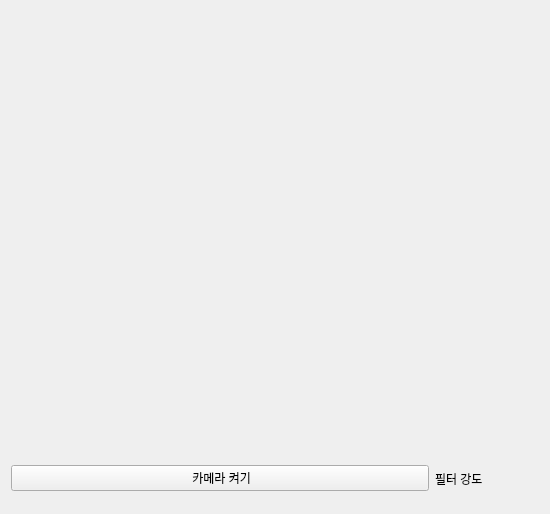
<?xml version="1.0" encoding="UTF-8"?>
<ui version="4.0">
 <class>Tab1_camera</class>
 <widget class="QWidget" name="Tab1_camera">
  <property name="geometry">
   <rect>
    <x>0</x>
    <y>0</y>
    <width>550</width>
    <height>514</height>
   </rect>
  </property>
  <property name="minimumSize">
   <size>
    <width>0</width>
    <height>514</height>
   </size>
  </property>
  <property name="windowTitle">
   <string>Form</string>
  </property>
  <layout class="QVBoxLayout" name="verticalLayout_2">
   <item>
    <layout class="QVBoxLayout" name="verticalLayout" stretch="9,1">
     <property name="sizeConstraint">
      <enum>QLayout::SizeConstraint::SetDefaultConstraint</enum>
     </property>
     <item>
      <widget class="QLabel" name="pCam">
       <property name="text">
        <string/>
       </property>
      </widget>
     </item>
     <item>
      <layout class="QHBoxLayout" name="horizontalLayout" stretch="8,2">
       <item>
        <widget class="QPushButton" name="pPBCam">
         <property name="text">
          <string> 카메라 켜기</string>
         </property>
        </widget>
       </item>
       <item>
        <widget class="QLabel" name="filterStatusLabel">
         <property name="text">
          <string>필터 강도</string>
         </property>
        </widget>
       </item>
      </layout>
     </item>
    </layout>
   </item>
  </layout>
 </widget>
 <resources/>
 <connections/>
</ui>
